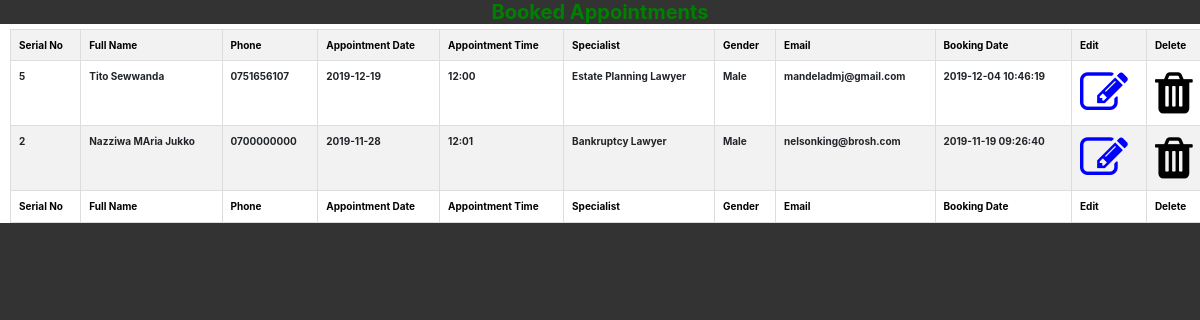
The app's page /check-appointments.php (signed in) with its own data.
### tables this page shows
CREATE TABLE `appointments` (
  `appointment_ID` int(11) NOT NULL,
  `full_name` varchar(255) NOT NULL,
  `phone` varchar(30) NOT NULL,
  `appointment_date` date NOT NULL,
  `appointment_time` varchar(20) NOT NULL,
  `specialist` varchar(100) NOT NULL,
  `office` varchar(100) NOT NULL,
  `gender` varchar(100) NOT NULL,
  `email` varchar(100) NOT NULL,
  `today` timestamp NOT NULL DEFAULT CURRENT_TIMESTAMP ON UPDATE CURRENT_TIMESTAMP
);

### check-appointments.php (the view, shortened to what this page needs)
<?php
     include_once('includes/connection.php');
    if (!isset($_SESSION['user_email'])) {
            header("Location:officials.php");
            exit();
	}
	else {
?>
<!doctype html>
<html>
    <head>
    <link rel="stylesheet" type="text/css" href="../css/sign_up.css">
	<link rel="stylesheet" type="text/css" href="../css/home.css">
    <link rel="stylesheet" type="text/css" href="../css/dmj.css">
	<link rel="stylesheet" href="bootstrap/css/bootstrap.css">
    <link rel="stylesheet" href="bootstrap/css/bootstrap-grid.min.css">
	<link href="https://stackpath.bootstrapcdn.com/bootstrap/4.3.1/css/bootstrap.min.css" rel="stylesheet">
	<link rel="stylesheet" href="//code.jquery.com/ui/1.12.1/themes/base/jquery-ui.css">
	<link href="https://maxcdn.bootstrapcdn.com/font-awesome/4.6.3/css/font-awesome.min.css" rel="stylesheet">
    <link rel="stylesheet" type="text/css" href="css/admin_home.css">
    <link rel="stylesheet" href="https://stackpath.bootstrapcdn.com/bootstrap/4.3.1/css/bootstrap.min.css">
    </head>
    <body>
        <center>
        <h2>Booked Appointments</h2>
                    <?php
                    global $con;
                    $result = mysqli_query($con, "SELECT appointment_ID, full_name, phone, appointment_date, appointment_time, specialist, office, gender, email, today FROM appointments ORDER BY appointment_ID DESC");
                    ?>
                    <?php
                    if (mysqli_num_rows($result) > 0) {
                    ?>
                      <table class='table table-bordered table-striped' style="margin-left: 10px;">
                      <tr style="color: #000; font-weight: bold;">
                        <th>Serial No</th>
                        <th>Full Name</th>
                        <th>Phone</th>
                        <th>Appointment Date</th>
                        <th>Appointment Time</th>
                        <th>Specialist</th>
                        <th>Gender</th>
                        <th>Email</th>
                        <th>Booking Date</th>
                        <th>Edit</th>
                        <th>Delete</th>
                      </tr>
                    <?php
                    while($row = mysqli_fetch_array($result)) {
                    ?>
                    <tr style="font-weight: normal; text-size: small;">
                        <th><?php echo $row["appointment_ID"]; ?></th>
                        <th><?php echo $row["full_name"]; ?></th>
                        <th><?php echo $row["phone"]; ?></th>
                        <th><?php echo $row["appointment_date"]; ?></th>
                        <th><?php echo $row["appointment_time"]; ?></th>
                        <th><?php echo $row["specialist"]; ?></th>
                        <th><?php echo $row["gender"]; ?></th>
                        <th><?php echo $row["email"]; ?></th>
                        <th><?php echo $row["today"]; ?></th>
                        <th><?php echo "<a href='includes/update.php?id=".$row['appointment_ID']."'><i class='fa fa-edit edit'></i></a>"; ?></th>
                        <th><?php echo "<a href='includes/delete.php?id=".$row['appointment_ID']."'><i class='fa fa-trash delete'></i></a>"; ?></th>
                    </tr>
                    <?php
                    }
                    ?>
                    <tr style="color: #000; font-weight: bold;">
                        <th>Serial No</th>
                        <th>Full Name</th>
                        <th>Phone</th>
                        <th>Appointment Date</th>
                        <th>Appointment Time</th>
                        <th>Specialist</th>
                        <th>Gender</th>
                        <th>Email</th>
                        <th>Booking Date</th>
                        <th>Edit</th>
                        <th>Delete</th>
                      </tr>
                    </table>
                     <?php
                    }
                    else{
                        echo "No result found";
                    }
                    ?>
        </center>
    </body>
</html>
<?php } ?>

### css/sign_up.css (style rules this page uses)
body { color: #999; background-image:url(../images/image1.jpg); font-family: 'Roboto', sana-serif; background-size: cover; }

### css/dmj.css (style rules this page uses)
html { background: #333; -webkit-font-smoothing: antialiased; font-family: "lucida sans",sans serif; }
body { margin: 0; background-color: bisque;; overflow: auto; color: white; font: courier new; }

### css/admin_home.css (style rules this page uses)
body { background-color: #333; }
table { align-content: center; width: auto; height: auto; }
tr th { font-weight:bold; }
tr th, tr td { padding:5px; border-radius: 20px solid #C1DAD7; }
a { display: block; }
th { border: 5px solid #C1DAD7; }
body { width:100%; }

### check-appointments.php (style rules this page uses)
h2 { align-content: center; color: green; font-weight: bolder; background-color: #333; }
.edit { font-size: 48px; color: blue; border-radius: circle; display: block; }
.delete { font-size: 48px; color: black; border-radius: circle; display: block; }

### records on screen
appointments: appointment_ID "5", full_name "Tito Sewwanda", phone "0751656107", appointment_date "2019-12-19", appointment_time "12:00", specialist "Estate Planning Lawyer", gender "Male", email "mandeladmj@gmail.com", today "2019-12-04 10:46:19"
appointments: appointment_ID "2", full_name "Nazziwa MAria Jukko", phone "0700000000", appointment_date "2019-11-28", appointment_time "12:01", specialist "Bankruptcy Lawyer", gender "Male", email "nelsonking@brosh.com", today "2019-11-19 09:26:40"
